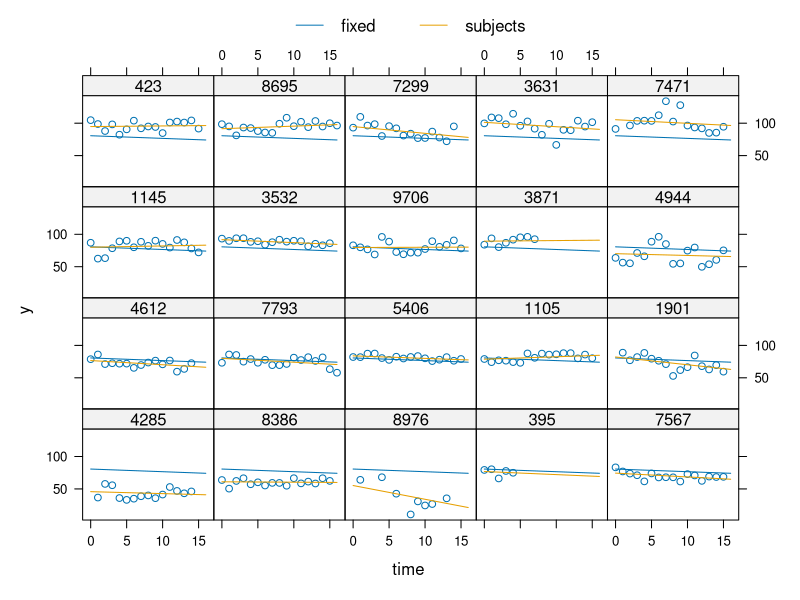

Generate this figure with R: (Note: this script raises an error after producing the figure.)
rm(list = ls())                               #Clean the Global Environment
if (is.null(dev.list()) == FALSE) dev.off()   #Clean Plots
cat ("\014")                                  #Clean the R console

# browseURL("http://rpsychologist.com/r-guide-longitudinal-lme-lmer")
library("nlme")
library("dplyr")

# This dataset is based on real data provided by a former student
# I introduced random noise to some variables to make useful only
# for instruction.  I centered the time variable on the first meeting
x <- read.csv("semiFictious.csv", stringsAsFactors = FALSE)
data <- na.omit(x)[, -1]


data     <- data %>% group_by(subjects) %>% 
  mutate(TA = scale(T.alliance, scale = FALSE),
         PA = scale(P.alliance, scale = FALSE)) #Center x and add to data
data     <- data %>% group_by(therapist) %>% mutate(TAbar = mean(T.alliance),
                                               PAbar = mean(P.alliance)) 
data$TAbar <- data$TAbar-mean(data$TAbar) #Center W
data$PAbar <- data$TAbar-mean(data$PAbar) #Center W

m1 <- lme(y ~ 1, random = ~ 1 | subjects, data=data)
summary(m1)

### Build ICC function. Based on http://davidakenny.net/papers/k&h/MLM_R.pdf
ICClme <- function(out) {
  varests <- as.numeric(VarCorr(out)[1:2])
  return(paste("ICC =", round(varests[1]/sum(varests), 2)))
}

ICClme(m1)

m2 <- lme(y ~ time, random = ~ time | subjects, data=data)
summary(m2)
intervals(m2)

#Drop intercept-slope covariance
m3 <- lme(y ~ time, 
          random = list(subjects = pdDiag(~time)), 
          data=data)
summary(m3)
intervals(m3)

new.data.grp <- groupedData(y ~ time | subjects, data = data)

m3 <- lme(y ~ time, 
          random = list(subjects = pdDiag(~time)), 
          data=new.data.grp)
plot(augPred(m3, level = 0:1))

m4 <- lme(y ~ time*TA, 
          random = list(subjects = pdDiag(~time)), 
          data=data)
summary(m4)


m5 <- lme(y ~ time+TA, 
          random = list(subjects = pdDiag(~time)), 
          data=data)
summary(m5)


table(data$therapist, data$subjects)
level3 <- table(data$therapist, data$subjects)
rowSums(level3 != 0)

m6 <- lme(y ~ time, 
          random =  ~time | therapist/subjects, 
          data=data)
summary(m6)
VarCorr(m6)

m7 <- lme(y ~ time, 
          random =  list(therapist = pdDiag(~time),
                         subjects = pdDiag(~time)), 
          data=data)
summary(m7)
intervals(m7)

m8 <- lme(y ~ time*TAbar, 
          random = list(subjects = pdDiag(~time)), 
          data=data)
summary(m8)

m9 <- lme(y ~ time + TAbar, 
        random = ~ time | subjects, 
        data=data)
summary(m9)


# First-order Autoregressive AR(1) residuals

m10 <- lme(y ~ time + TAbar, 
        random = ~ time | subjects, 
        correlation = corAR1(),
        data=data,
        control = lmeControl(opt='optim'))
summary(m10)


# Heterogenous AR(1)
m11 <- lme(y ~ time + TAbar, 
        random = ~ time | subjects, 
        weights = varIdent(form= ~ 1 | time), 
        correlation = corAR1(),
        data=data,
        control = lmeControl(opt='optim'))
summary(m11)

anova(m9, m10, m11)

m12 <- lme(y ~ time +I(time^2), 
          random = list(subjects = pdDiag(~time + I(time^2))), 
          data=new.data.grp)
summary(m12)


m13 <- lme(y ~ time + PA + PAbar, 
        random = ~ time + PA | subjects, 
        weights = varIdent(form= ~ 1 | time), 
        correlation = corAR1(),
        data=data,
        control = lmeControl(opt='optim'))
summary(m13)
intervals(m13)

m14 <- lme(y ~ time + PA , 
        random = list(subjects = pdDiag(~time + PA)), 
        # weights = varIdent(form= ~ 1 | time), 
        # correlation = corAR1(),
        data=data,
        control = lmeControl(opt='optim'))
summary(m14)
intervals(m14)

m15 <- lme(y ~ PA * time , 
        random = list(subjects = pdDiag(~time + PA)), 
        weights = varIdent(form= ~ 1 | time), 
        correlation = corAR1(),
        data=data,
        control = lmeControl(opt='optim'))
summary(m15)


#Code creates graphs in pdf format in the same directory as the data file

gammas=fixef(m15)

# pdf('intplot.xw.pdf',width=10,height=8)

par(mar=c(3.25,3.25, 4,.5),cex=2,bty='l',las=1,family='serif',mgp=c(1.85,.5,0))

#Figure 3 Panel (a) - Full Y Scale

Wjs = c(0, 7, 15)
xlb = mean(data$PA)-sd(data$PA); xub = mean(data$PA)+sd(data$PA)
ylb=60; yub=85

curve(0+1*x,xlb,xub,xlab='Patient Working Alliance',
      ylab='Symptoms',lwd=2,type='n',
      ylim=c(ylb,yub))
for(i in 1:length(Wjs)){
  B0j=gammas[1]+gammas[3]*Wjs[i]
  B1j=gammas[2]+gammas[4]*Wjs[i]
  curve(B0j+B1j*x,xlb,xub,add=T,lwd=2,lty=i)
}                       
labs=c(expression("Week 1"),expression("Week 8"), expression("Week 16"))
legend(xlb, 77,legend=c("Session",labs[1],labs[2], labs[3]),bty='n',lty=c(0:3))
title("Symptoms\n by Patient Working Alliance and Session", line=2)



m16 <- lme(TA ~ time + PA , 
        random = list(subjects = pdDiag(~time + PA)), 
        weights = varIdent(form= ~ 1 | time), 
        correlation = corAR1(),
        data=data,
        control = lmeControl(opt='optim'))
summary(m16)


new.data.grp <- groupedData(TA ~ time | subjects, data = data)

m3 <- lme(TA ~ time, 
          random = list(subjects = pdDiag(~time)), 
          data=new.data.grp)
plot(augPred(m3, level = 0:1))

m17 <- lme(PA ~ time + I(time^2)  , 
        random = list(subjects = pdDiag(~time )), 
        weights = varIdent(form= ~ 1 | time), 
        correlation = corAR1(),
        data=data,
        control = lmeControl(opt='optim'))
summary(m17)

